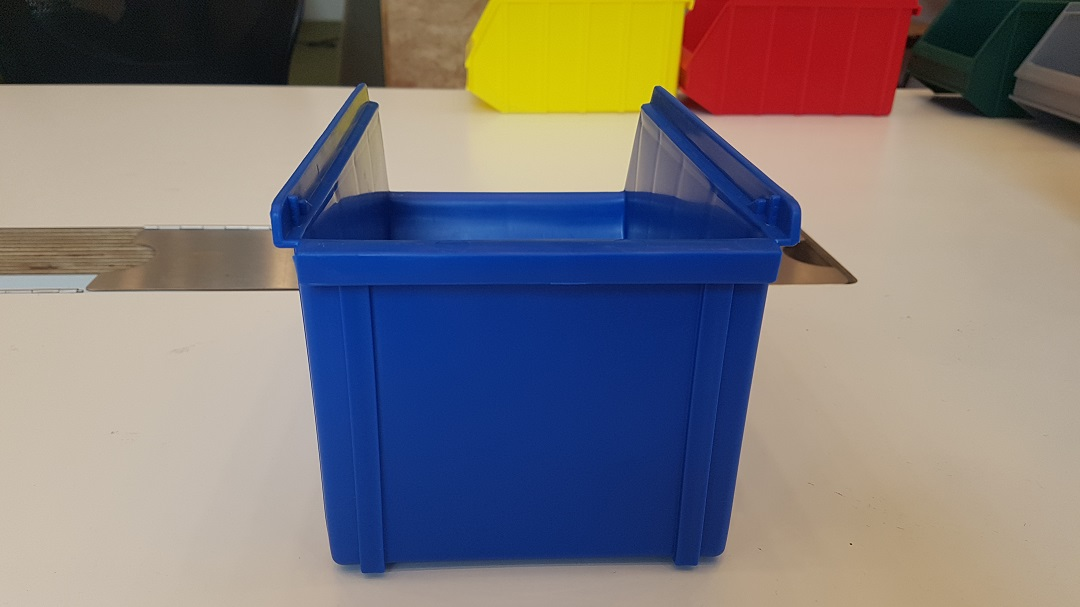
#> input picture vision/Pictures/BlauwAchter.png, 1080 x 607 px, given in place of the camera
$ python test_all_colors.py
#> lines starting #> are read from the running program, lines starting #| are printed output that depends on the picture; after the words box and inside, x2 and y2 are one past the last pixel; in counts of white or black regions, pixels touching at a corner belong together
import cv2
import numpy as np
import os, sys
import math

cam = cv2.VideoCapture(0)

#Add color to mask, blue, green, red, grey
boundaries = [
            #blue
            ([100,150,0], [140,255,255]),
            #green
            #([0,100,50],[100,255,255]),
            #([20,100,50],[100,255,255]),
            #([99,227,117],[119,227,117]),
            ([120,100,5],[191,110,158]),
            #red
            #([0,206,145],[12,226,225]),
            #([0,157,54],[189,250,255]),
            #([0,181,99],[100,238,240]),
            #([0,157,54],[100,238,240]),
            ([0,140,44],[100,238,240]),
            #grey
            #([10,200,0],[180,20,255])
            ([50,200,50],[150,20,255])
         ]

# loop over the boundaries, yellow
lower_yellow = np.array([20, 100, 100])
upper_yellow = np.array([30, 255, 255])

while (True):
    _, frame = cam.read()
#> frame is the input picture: shape (607, 1080, 3); mean B, G, R 123.2, 121.1, 127.1
    hsv = cv2.cvtColor(frame, cv2.COLOR_BGR2HSV)
#> hsv: shape (607, 1080, 3); mean H, S, V 53.5, 108.4, 155.6
    mask = cv2.inRange(hsv, lower_yellow, upper_yellow)
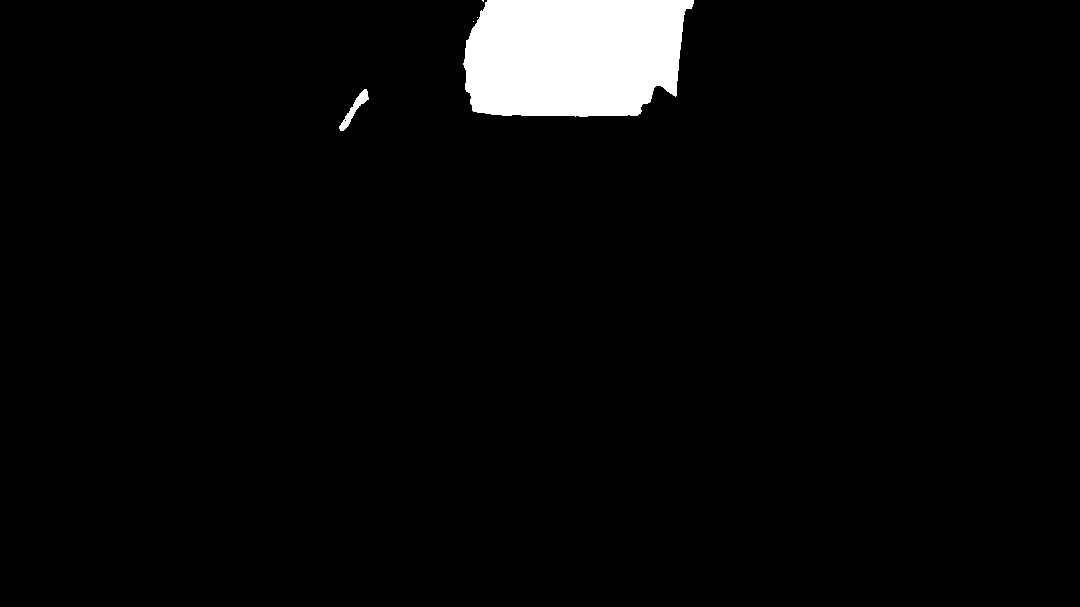
#> mask: shape (607, 1080); 3.6% white; 5 white regions (3 under 20 px), largest, box (x1, y1, x2, y2) and area: (463, 0, 694, 117) 23549, (339, 89, 369, 131) 337

    for (lower, upper) in boundaries:
        lower = np.array(lower, dtype = "uint8")
        upper = np.array(upper, dtype = "uint8")

        #find the colors within the specified boundaries and apply the mask
        in_mask = cv2.inRange(hsv, lower, upper)
        mask = mask + in_mask
#> this loop made 4 passes
#> pass 1, `in_mask = cv2.inRange(hsv, lower, upper)`:
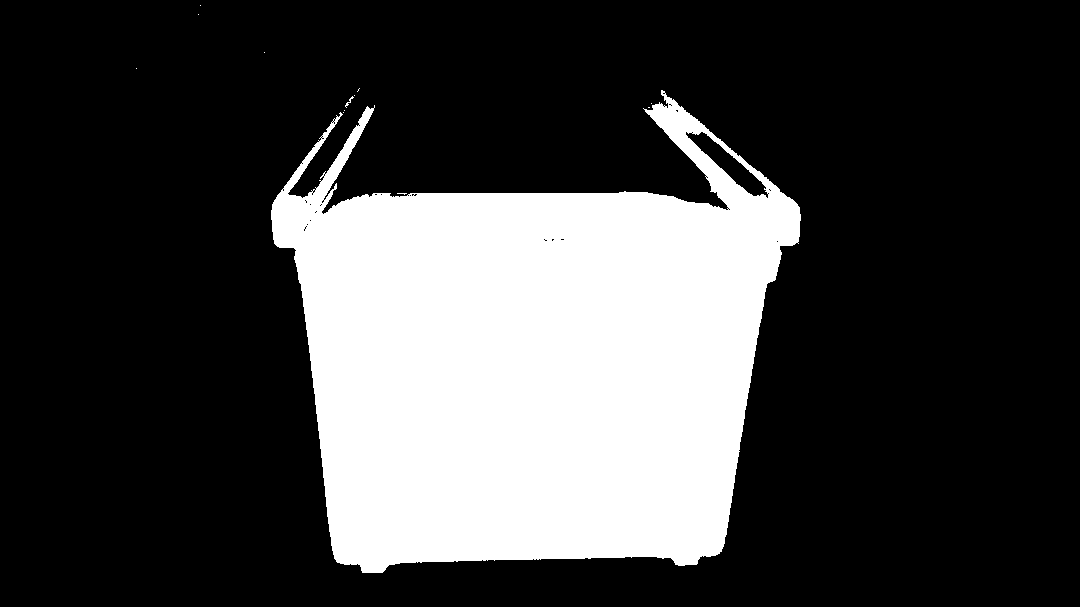
#> in_mask: shape (607, 1080); 25.7% white; 13 white regions (11 under 20 px), largest, box (x1, y1, x2, y2) and area: (271, 90, 801, 573) 168276, (345, 96, 354, 108) 26
#> pass 1, `mask = mask + in_mask`:
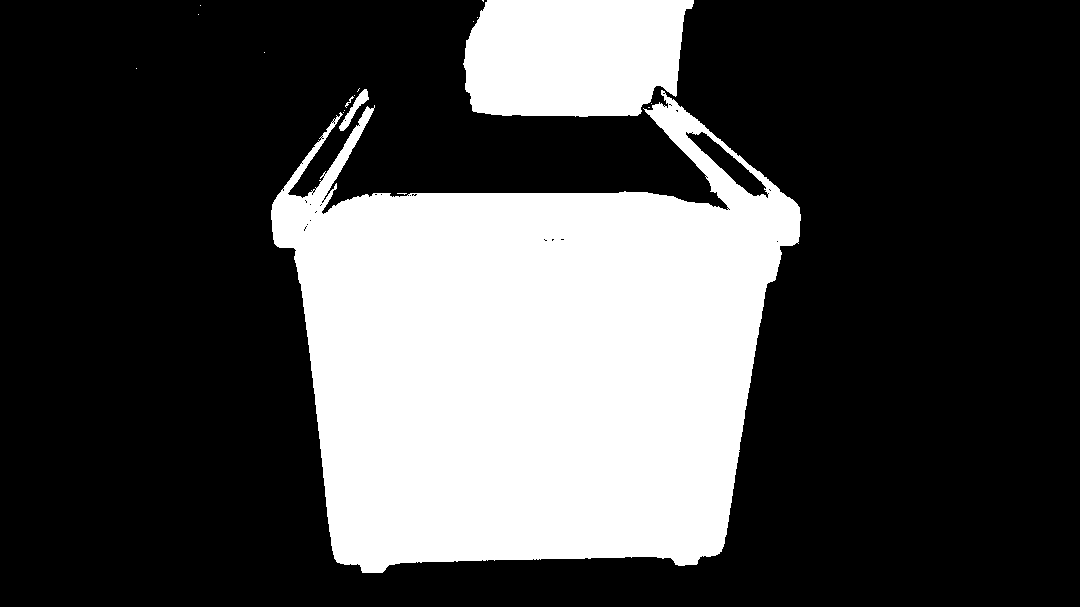
#> mask: shape (607, 1080); 29.3% white; 18 white regions (14 under 20 px), largest, box (x1, y1, x2, y2) and area: (271, 90, 801, 573) 168276, (463, 0, 694, 117) 23549, (339, 89, 369, 131) 337, (345, 96, 354, 108) 26
#> pass 2, `in_mask = cv2.inRange(hsv, lower, upper)`:
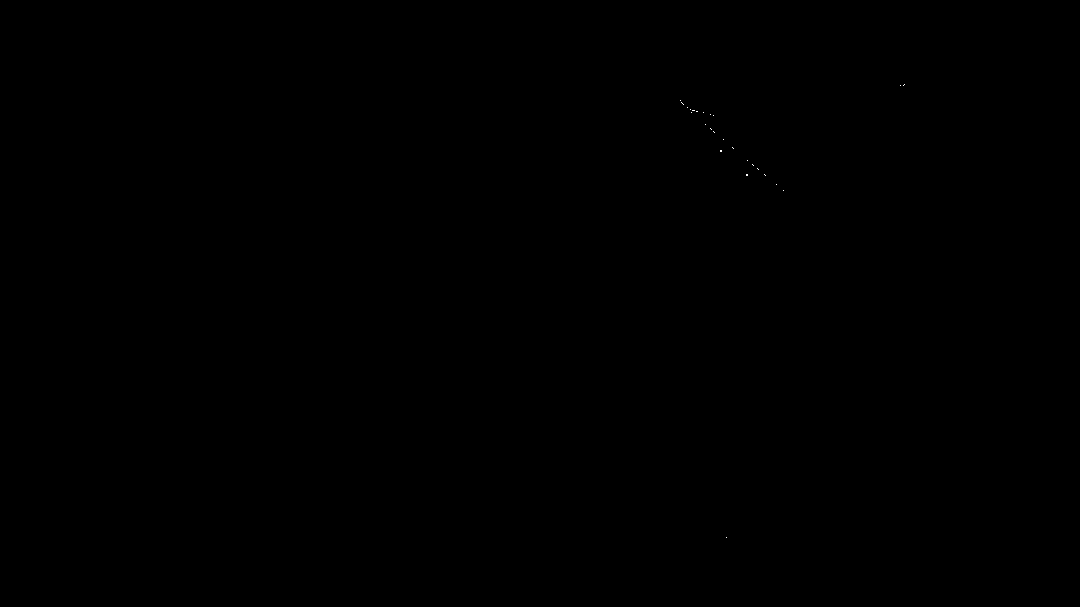
#> in_mask: shape (607, 1080); 0.01% white in thin lines or dots, all inside (x1, y1, x2, y2) = (680, 84, 905, 538)
    output = cv2.bitwise_and(frame, frame, mask = mask)
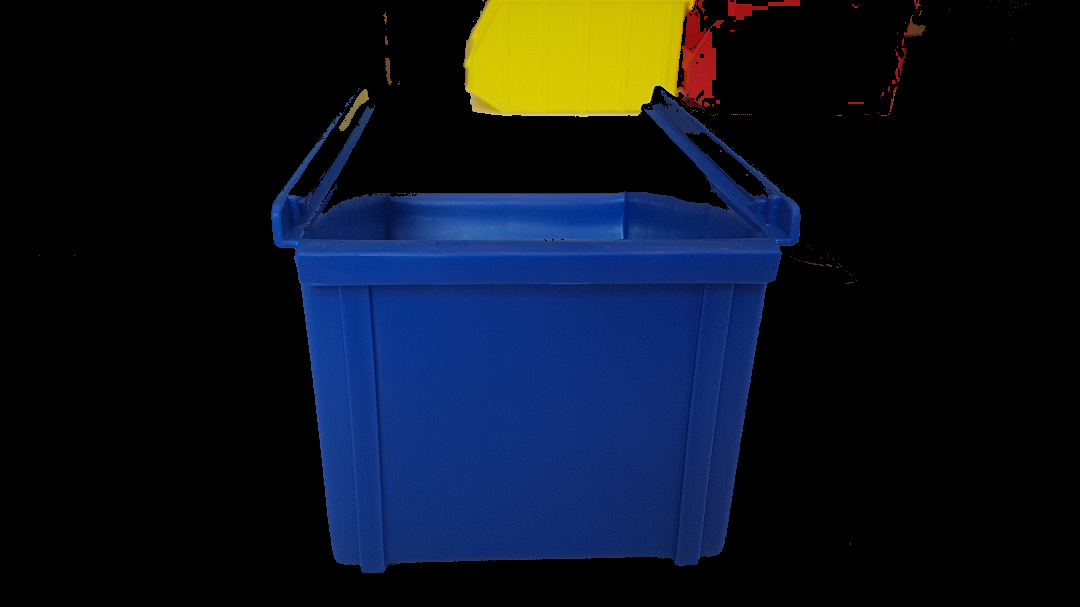
#> output: shape (607, 1080, 3); mean B, G, R 32.4, 20, 13.2
    contours, hierarchy = cv2.findContours(mask, cv2.RETR_TREE, cv2.CHAIN_APPROX_SIMPLE)
#> contours = 206 contours, 192 with area under 20; largest, box (x1, y1, x2, y2) and area: (271, 90, 801, 573) 168604, (463, 0, 724, 117) 26114, (685, 131, 769, 199) 1517, (728, 0, 800, 22) 475, (676, 15, 688, 89) 328
    for cnt in contours:
        area = cv2.contourArea(cnt)
        perimeter = cv2.arcLength(cnt, True)
        x, y, w, h = cv2.boundingRect(cnt)
        if(area > 1600):
            frame = cv2.rectangle(frame, (x, y), (x + w, y + h), (255, 0, 255), 2)
#> this loop made 206 passes
#> (area, perimeter, x, y, w, h) on passes 71, 182: (168604.5, 2680.8, 271, 90, 530, 483), (26114, 842.3, 463, 0, 261, 117)
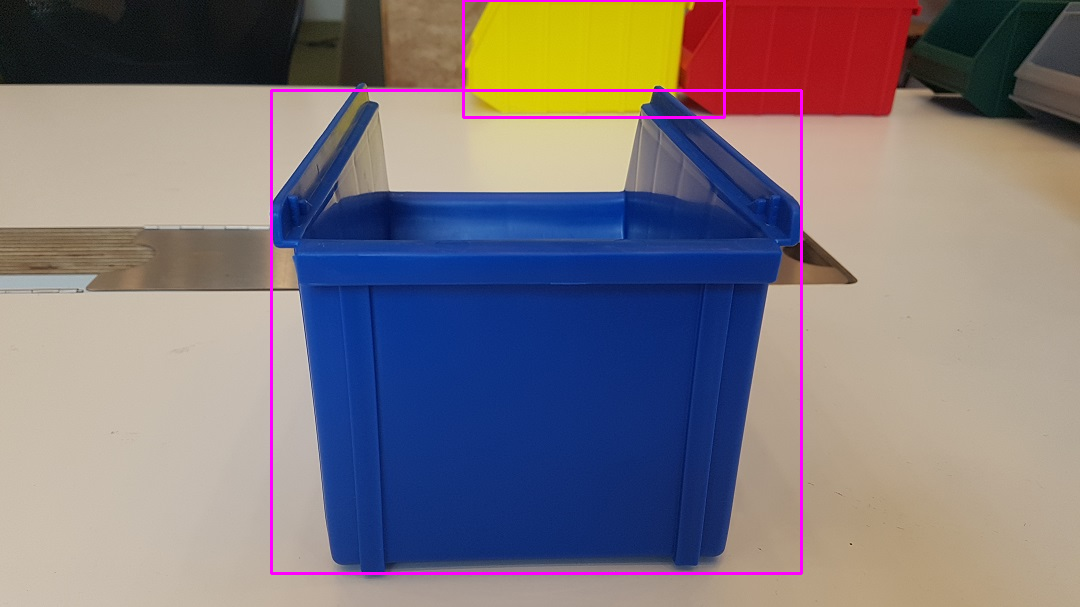
#> frame: shape (607, 1080, 3); 1.23% of pixels changed, all inside (x1, y1, x2, y2) = (270, 0, 803, 575)
    cv2.imshow('images', frame)

    k = cv2.waitKey(1) & 0xFF
#> (key Esc is pressed here)
    if k == 27:
        break

cv2.destroyAllWindows()

$ run again, on vision/Pictures/BlauwNaast3.png
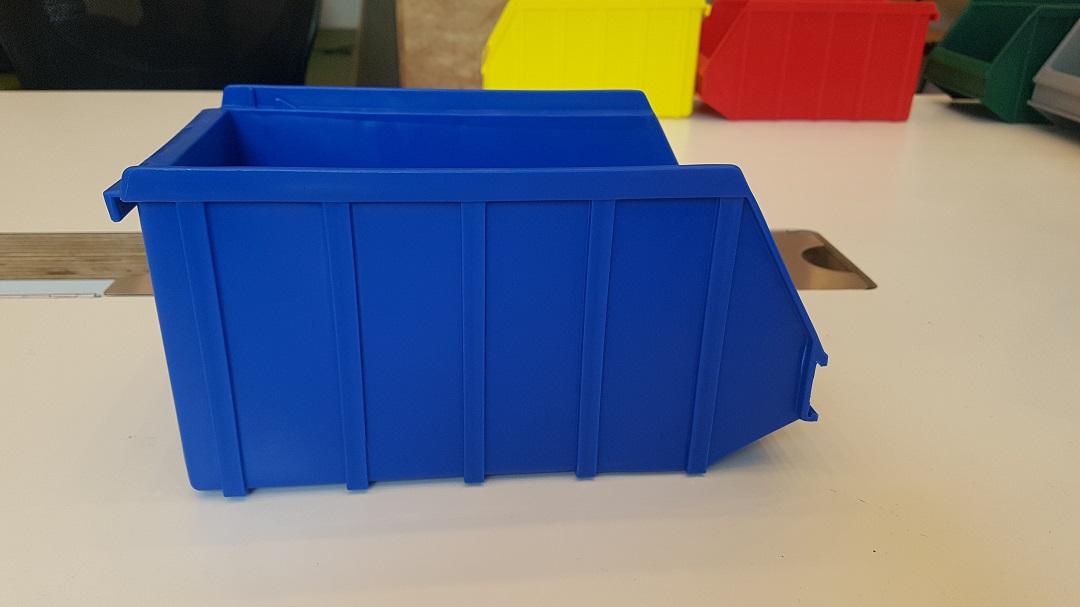
#> input picture vision/Pictures/BlauwNaast3.png, 1080 x 607 px, given in place of the camera
#> frame is the input picture: shape (607, 1080, 3); mean B, G, R 132.1, 117.9, 116.1
#> hsv: shape (607, 1080, 3); mean H, S, V 55.9, 132.9, 165.1
#> `mask = cv2.inRange(hsv, lower_yellow, upper_yellow)`:
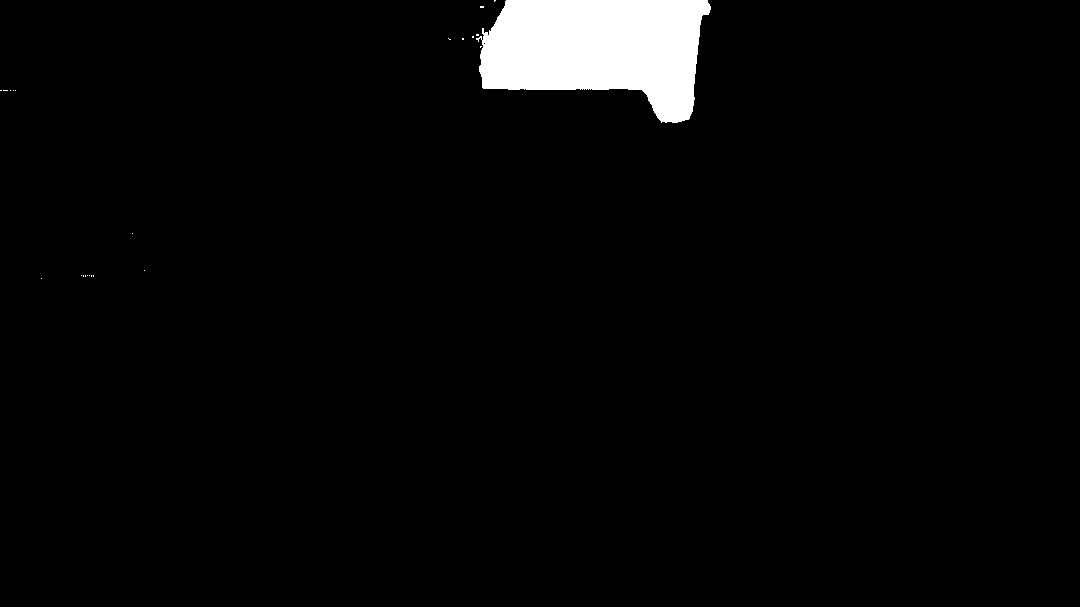
#> mask: shape (607, 1080); 3.1% white; 23 white regions (22 under 20 px), largest, box (x1, y1, x2, y2) and area: (476, 0, 711, 123) 20385
#> contours = 638 contours, 623 with area under 20; largest, box (x1, y1, x2, y2) and area: (104, 0, 966, 497) 279641, (983, 21, 1041, 122) 2554, (802, 244, 862, 278) 415, (961, 0, 1044, 23) 350, (693, 54, 704, 95) 231
#> the loop `for cnt in contours:` made 638 passes
#> (area, perimeter, x, y, w, h) on passes 37, 40, 43: (415, 279.6, 802, 244, 60, 34), (43, 31.8, 831, 259, 12, 9), (30.5, 23.56, 826, 255, 8, 8)
#> after the loop `for cnt in contours:`:
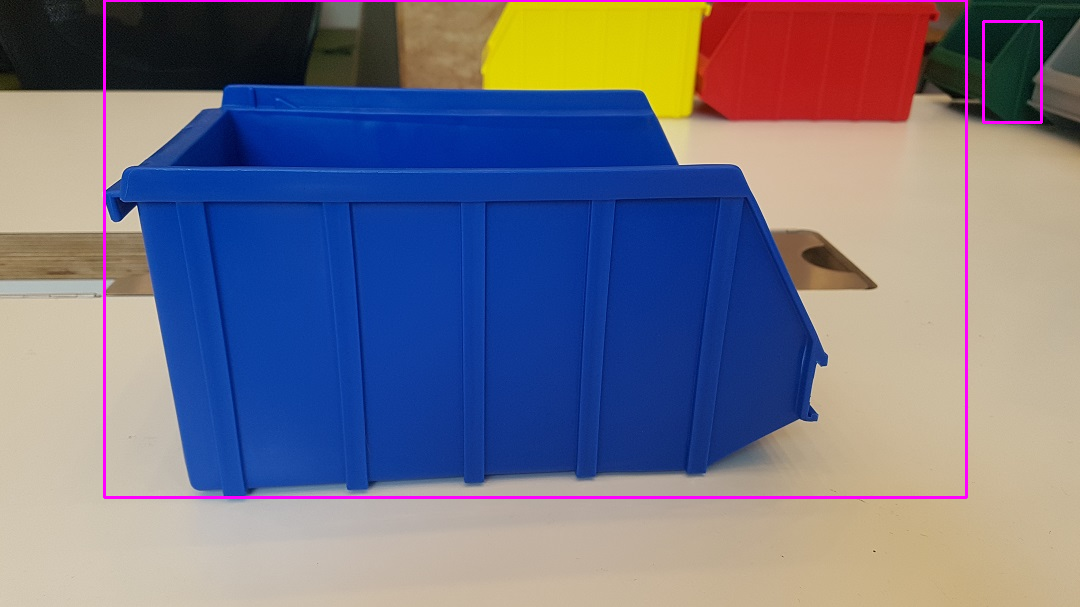
#> frame: shape (607, 1080, 3); 1.26% of pixels changed, all inside (x1, y1, x2, y2) = (103, 0, 1043, 499)
